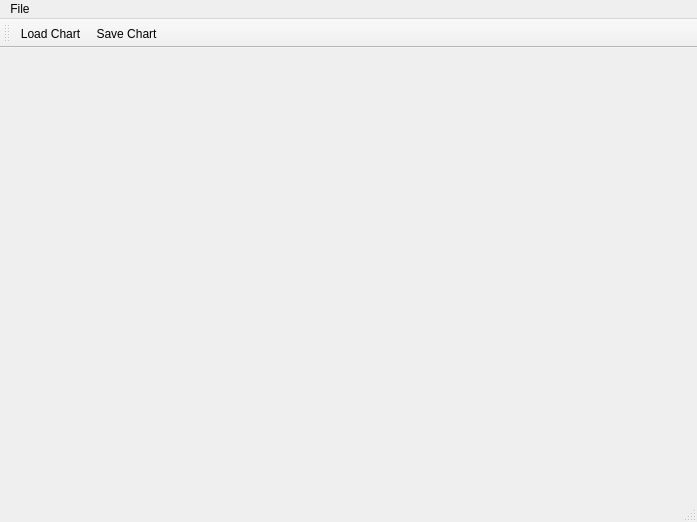
<?xml version="1.0" encoding="UTF-8"?>
<ui version="4.0">
 <class>MainWindow</class>
 <widget class="QMainWindow" name="MainWindow">
  <property name="geometry">
   <rect>
    <x>0</x>
    <y>0</y>
    <width>697</width>
    <height>522</height>
   </rect>
  </property>
  <property name="minimumSize">
   <size>
    <width>112</width>
    <height>290</height>
   </size>
  </property>
  <property name="windowTitle">
   <string>MainWindow</string>
  </property>
  <widget class="ChartView" name="centralwidget"/>
  <widget class="QMenuBar" name="menubar">
   <property name="geometry">
    <rect>
     <x>0</x>
     <y>0</y>
     <width>697</width>
     <height>25</height>
    </rect>
   </property>
   <widget class="QMenu" name="menuFile">
    <property name="title">
     <string>File</string>
    </property>
    <addaction name="actionLoad_Chart"/>
    <addaction name="actionSave_Chart"/>
   </widget>
   <addaction name="menuFile"/>
  </widget>
  <widget class="QStatusBar" name="statusbar"/>
  <widget class="QToolBar" name="toolBar">
   <property name="windowTitle">
    <string>toolBar</string>
   </property>
   <attribute name="toolBarArea">
    <enum>TopToolBarArea</enum>
   </attribute>
   <attribute name="toolBarBreak">
    <bool>false</bool>
   </attribute>
   <addaction name="actionLoad_Chart"/>
   <addaction name="actionSave_Chart"/>
  </widget>
  <action name="actionLoad_Chart">
   <property name="icon">
    <iconset resource="res.qrc">
     <normaloff>:/new/prefix1/Icons/open-icon.png</normaloff>:/new/prefix1/Icons/open-icon.png</iconset>
   </property>
   <property name="text">
    <string>Load Chart</string>
   </property>
   <property name="shortcut">
    <string>Ctrl+O</string>
   </property>
  </action>
  <action name="actionSave_Chart">
   <property name="icon">
    <iconset resource="res.qrc">
     <normaloff>:/new/prefix1/Icons/save-icon.png</normaloff>:/new/prefix1/Icons/save-icon.png</iconset>
   </property>
   <property name="text">
    <string>Save Chart</string>
   </property>
   <property name="shortcut">
    <string>Ctrl+S</string>
   </property>
  </action>
 </widget>
 <customwidgets>
  <customwidget>
   <class>ChartView</class>
   <extends>QWidget</extends>
   <header location="global">chartview.h</header>
   <container>1</container>
  </customwidget>
 </customwidgets>
 <resources>
  <include location="res.qrc"/>
 </resources>
 <connections/>
</ui>
